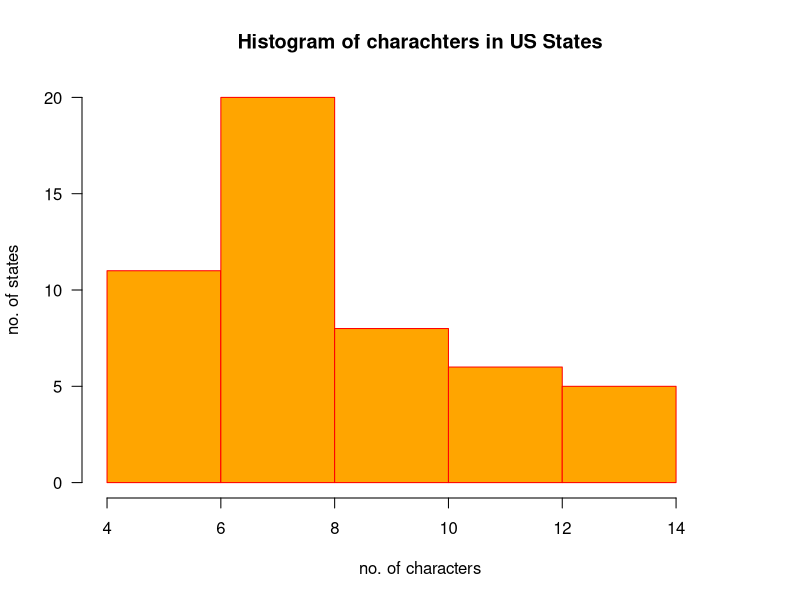

Source code (R):
#assignment4.3
data("USArrests")
#define states as rownames of USARRESTS
States <- row.names(USArrests)

#use grep to find states with 'w' in it
States_w <- grep("w",States,value = TRUE)
States_w

#use grep to find states with 'W' in it
States_W <- grep("W",States,value = TRUE)
States_W



#Histogram of number of characters in each State
chr <- nchar(States)
chr
hist(chr,
     main = "Histogram of charachters in US States",
     xlab = "no. of characters",
     ylab = "no. of states",
     border = "red",
     col = "orange",
     xlim = c(4,15),
     las = 1,
     breaks = 5)